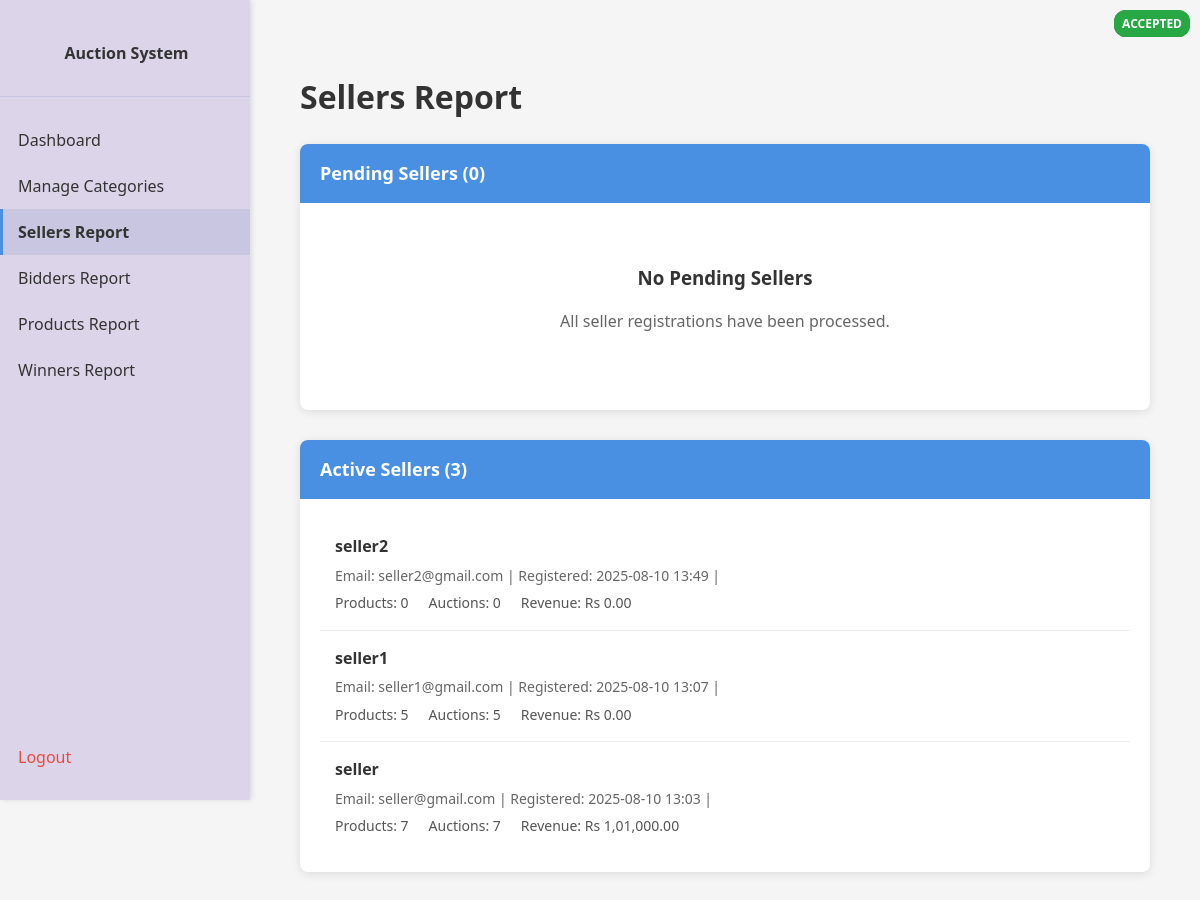
Page /admin/sellers-report (signed in) on the committed database.
### app/models.py (models this page shows, shortened)
class User(db.Model):
    __tablename__ = 'users'
    id = db.Column(db.Integer, primary_key=True)
    username = db.Column(db.String(80), unique=True, nullable=False)
    email = db.Column(db.String(120), unique=True, nullable=False)
    password_hash = db.Column(db.String(256), nullable=False)
    role = db.Column(db.String(20), nullable=False)  # 'bidder' or 'seller'
    status = db.Column(db.String(20), nullable=False, default='pending')  # 'pending', 'accepted', 'rejected'
    created_at = db.Column(db.DateTime, default=datetime.now)
    products = db.relationship('Product', backref='seller', lazy=True)
    bids = db.relationship('Bid', backref='bidder', lazy=True)
    won_auctions = db.relationship('AuctionResult', backref='winner', lazy=True)
    search_history = db.relationship('SearchHistory', backref='user', lazy=True)

### app/admin.py (the view)
@admin.route('/admin/sellers-report')
@login_required
@role_required('admin')
def admin_sellers_report():
    sellers = User.query.filter_by(role='seller').order_by(User.created_at.desc()).all()
    pending_sellers = [user for user in sellers if user.status == 'pending']
    accepted_sellers = [user for user in sellers if user.status == 'accepted']
    rejected_sellers = [user for user in sellers if user.status == 'rejected']
    for seller in sellers:
        seller.total_products = len(seller.products)
        seller.total_auctions = sum(len(product.auctions) for product in seller.products)
        seller.total_revenue = sum(
            auction.result.winning_bid if auction.result else 0
            for product in seller.products
            for auction in product.auctions
        )
    return render_template('admin_sellers_report.html',
                         pending_sellers=pending_sellers,
                         accepted_sellers=accepted_sellers,
                         rejected_sellers=rejected_sellers,
                         format_indian_currency=format_indian_currency)

### app/utils.py (called while the page is built)
def format_indian_currency(amount):
    if amount is None:
        return "Rs 0.00"
    amount_str = f"{amount:.2f}"
    parts = amount_str.split('.')
    integer_part = parts[0]
    decimal_part = parts[1]
    if len(integer_part) <= 3:
        formatted_integer = integer_part
    else:
        last_three = integer_part[-3:]
        remaining = integer_part[:-3]
        formatted_remaining = ""
        for i in range(len(remaining)):
            if i > 0 and i % 2 == 0:
                formatted_remaining = "," + formatted_remaining
            formatted_remaining = remaining[-(i+1)] + formatted_remaining
        formatted_integer = formatted_remaining + "," + last_three
    return f"Rs {formatted_integer}.{decimal_part}"

def login_required(f):
    @wraps(f)
    def decorated_function(*args, **kwargs):
        if 'user_id' not in session:
            return redirect(url_for('main.home'))
        return f(*args, **kwargs)
    return decorated_function

def role_required(role):
    def decorator(f):
        @wraps(f)
        def decorated_function(*args, **kwargs):
            if 'user_id' not in session or session.get('role') != role:
                return redirect(url_for('main.home'))
            return f(*args, **kwargs)
        return decorated_function
    return decorator

### app/templates/admin_sellers_report.html (shortened to what this page needs)
<!DOCTYPE html>
<html>
<head>
    <link rel="stylesheet" href="{{ url_for('static', filename='style.css') }}">
</head>
<body>
    <div class="sidenav">
        <div class="brand">
            <a href="{{ url_for('main.home') }}">Auction System</a>
        </div>
        <a href="{{ url_for('admin.admin_dashboard') }}">Dashboard</a>
        <a href="{{ url_for('admin.admin_categories') }}">Manage Categories</a>
        <a href="{{ url_for('admin.admin_sellers_report') }}" class="active">Sellers Report</a>
        <a href="{{ url_for('admin.admin_bidders_report') }}">Bidders Report</a>
        <a href="{{ url_for('admin.admin_products_report') }}">Products Report</a>
        <a href="{{ url_for('admin.admin_winners_report') }}">Winners Report</a>
        <div class="logout">
            <a href="{{ url_for('auth.logout') }}">Logout</a>
        </div>
    </div>
    <div class="content">
        <div class="report-container">
            <h1>Sellers Report</h1>
            <div class="report-section">
                <div class="section-header">
                    Pending Sellers ({{ pending_sellers|length }})
                </div>
                <div class="seller-list">
                    {% if pending_sellers %}
                        {% for seller in pending_sellers %}
                        <div class="seller-item" data-user-id="{{ seller.id }}">
                            <div class="seller-info">
                                <div class="seller-name">{{ seller.username }}</div>
                                <div class="seller-details">
                                    Email: {{ seller.email }} |
                                    Registered: {{ seller.created_at.strftime('%Y-%m-%d %H:%M') }} |
                                    <span class="status-badge status-pending">{{ seller.status }}</span>
                                </div>
                            </div>
                            <div class="seller-actions">
                                <button class="btn-approve" onclick="approveUser({{ seller.id }})">Approve</button>
                                <button class="btn-reject" onclick="rejectUser({{ seller.id }})">Reject</button>
                            </div>
                        </div>
                        {% endfor %}
                    {% else %}
                        <div class="empty-state">
                            <h3>No Pending Sellers</h3>
                            <p>All seller registrations have been processed.</p>
                        </div>
                    {% endif %}
                </div>
            </div>
            <div class="report-section">
                <div class="section-header">
                    Active Sellers ({{ accepted_sellers|length }})
                </div>
                <div class="seller-list">
                    {% if accepted_sellers %}
                        {% for seller in accepted_sellers %}
                        <div class="seller-item">
                            <div class="seller-info">
                                <div class="seller-name">{{ seller.username }}</div>
                                <div class="seller-details">
                                    Email: {{ seller.email }} |
                                    Registered: {{ seller.created_at.strftime('%Y-%m-%d %H:%M') }} |
                                    <span class="status-badge status-accepted">{{ seller.status }}</span>
                                </div>
                                <div class="seller-stats">
                                    <span>Products: {{ seller.total_products }}</span>
                                    <span>Auctions: {{ seller.total_auctions }}</span>
                                    <span>Revenue: {{ format_indian_currency(seller.total_revenue) }}</span>
                                </div>
                            </div>
                        </div>
                        {% endfor %}
                    {% else %}
                        <div class="empty-state">
                            <h3>No Active Sellers</h3>
                            <p>No sellers have been approved yet.</p>
                        </div>
                    {% endif %}
                </div>
            </div>
        </div>
    </div>
</body>
</html>

### app/static/style.css (style rules this page uses)
* { box-sizing: border-box; }
body { margin: 0; padding: 0; font-family: 'Segoe UI', Arial, sans-serif; display: flex; flex-direction: column; background-color: #f5f5f5; color: #333; min-height: 100vh; overflow-x: hidden; }
.content { padding: 30px; flex: 1; line-height: 1.6; width: 100%; box-sizing: border-box; margin: 0 auto; margin-left: 250px; max-width: calc(100vw - 250px); overflow-x: hidden; }
.status-badge { position: absolute; top: 10px; right: 10px; padding: 5px 10px; border-radius: 4px; color: white; font-size: 0.8rem; font-weight: bold; text-transform: uppercase; z-index: 2; }
.sidenav { height: 100vh; width: 250px; position: fixed; z-index: 1; top: 0; left: 0; background-color: #dcd5ea; overflow-x: hidden; padding-top: 20px; box-shadow: 2px 0 5px rgba(0,0,0,0.1); }
.sidenav .brand { padding: 10px 15px 20px 15px; font-size: 20px; font-weight: bold; color: #333; border-bottom: 1px solid #c9c6e1; margin-bottom: 20px; text-align: center; }
.sidenav .brand a { color: #333; text-decoration: none; }
.sidenav a { padding: 12px 15px; text-decoration: none; font-size: 16px; color: #333; display: block; transition: 0.3s; border-left: 3px solid transparent; }
.sidenav a.active { background-color: #c9c6e1; border-left: 3px solid #4a90e2; font-weight: bold; }
.sidenav .logout { position: absolute; bottom: 20px; width: 100%; }
.sidenav .logout a { color: #e74c3c; }
.empty-state { text-align: center; padding: 40px 20px; color: #666; }
.empty-state h3 { margin: 0 0 10px 0; color: #333; }

### app/templates/admin_sellers_report.html (style rules this page uses)
.report-container { padding: 20px; }
.report-section { margin-bottom: 30px; background: white; border-radius: 8px; box-shadow: 0 2px 10px rgba(0,0,0,0.1); overflow: hidden; }
.section-header { background: #4a90e2; color: white; padding: 15px 20px; font-size: 18px; font-weight: bold; }
.seller-list { padding: 20px; }
.seller-item { display: flex; justify-content: space-between; align-items: center; padding: 15px; border-bottom: 1px solid #eee; transition: background-color 0.3s; }
.seller-item:last-child { border-bottom: none; }
.seller-info { flex: 1; }
.seller-name { font-weight: bold; color: #333; margin-bottom: 5px; }
.seller-details { color: #666; font-size: 14px; margin-bottom: 5px; }
.seller-stats { display: flex; gap: 20px; font-size: 14px; color: #555; }
.status-badge { padding: 4px 8px; border-radius: 12px; font-size: 12px; font-weight: bold; text-transform: uppercase; }
.status-accepted { background-color: #28a745; color: white; }
.empty-state { text-align: center; padding: 40px 20px; color: #666; }

### rows in the picture
User: username "seller2", email "seller2@gmail.com", created_at "2025-08-10 13:49", total_products "0", total_auctions "0", total_revenue "Rs 0.00"
User: username "seller1", email "seller1@gmail.com", created_at "2025-08-10 13:07", total_products "5", total_auctions "5", total_revenue "Rs 0.00"
User: username "seller", email "seller@gmail.com", created_at "2025-08-10 13:03", status "ACCEPTED", total_products "7", total_auctions "7", total_revenue "Rs 1,01,000.00"

### other values in the picture
{{ pending_sellers|length }} "0"
{{ accepted_sellers|length }} "3"
